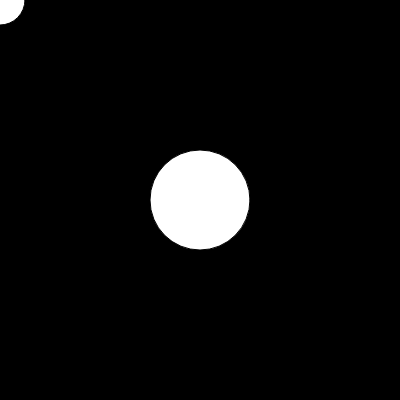
Frame 1 (no input)
Frame 60 (no input): identical to frame 1, image omitted
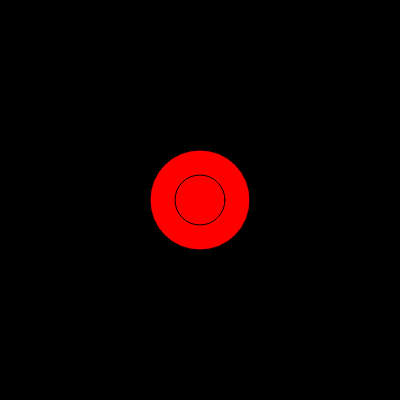
Frame 120 (the mouse pressed at the canvas centre since frame 60)

The p5.js sketch that drew these frames (run headless with seeded random() and noise() and a simulated clock; from frame 60 on, the mouse is pressed at the canvas centre):

// p5.js sketch
// ── sketch.js
var bigCircleRadius = 50;
var smallCircleRadius = 25;

function setup() {
  var canvas = createCanvas(400,400);
}

function draw() {
  background(0);
  
  ellipse(width/2,height/2,bigCircleRadius*2,bigCircleRadius*2);
  

  if (dist(mouseX,mouseY,width/2,height/2)<bigCircleRadius+smallCircleRadius){
    fill(255,0,0);
  }
  else{
    fill(255,255,255);
  }

  ellipse(mouseX,mouseY,smallCircleRadius*2,smallCircleRadius*2);
}
